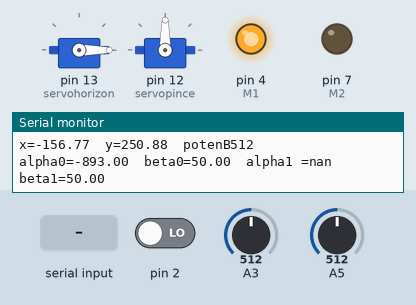
Recording of a sketch running on a simulated Arduino Uno, built with avr-gcc and run on an emulated ATmega328P. On the bench: 2 × servo, output pins drawn as LEDs (lit = HIGH), the last lines printed to the serial monitor. The inputs (shaded band) are chosen by the test bench; at power-on: A5 = 512, A3 = 512, pin 2 LOW.

Above: at 1.2 s.
1.3 s: "a" received over the second serial link
At 1.8 s:
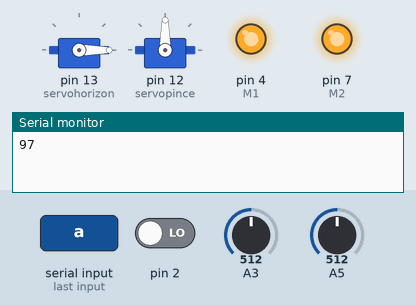
2.9 s: "i" received over the second serial link
At 4.1 s:
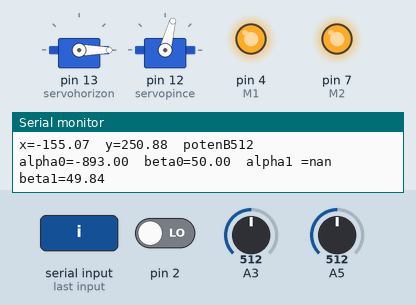
4.4 s: "b" received over the second serial link
At 6.8 s:
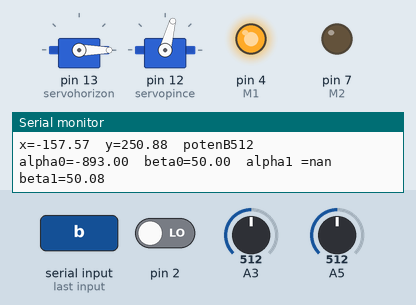
7.4 s: A5 set to 552
10.4 s: A5 set to 579
13.4 s: A3 set to 106
16.4 s: A3 set to 95
Timing chart, 0 to 19.4 s (numbered marks = the images above; inputs shaded):
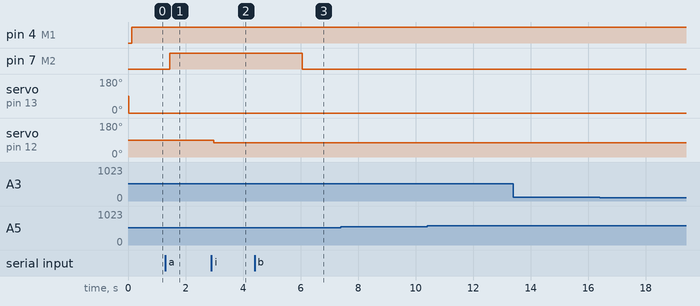

The sketch:

ProgrammeArduinoMIT_2.ino
```cpp
 #include <SoftwareSerial.h>
 #include <Servo.h>
Servo servohorizon;
Servo servopince;

int message = 0;
bool arret = true;
int E1 = 5;
int M1 = 4;
int E2 = 6;
int M2 = 7;
double alpha0;
double beta0;
double alpha1;
double beta1;
double pas = 0.1;
float x = 100;
float y = 100;
int value = 200;
float a = 350;
double pi = 3.141592654;

SoftwareSerial BTSerial (10,11);    // TX : 10    RX: 11

void setup() {

  pinMode (M1, OUTPUT);
  pinMode (M2, OUTPUT);
  servohorizon.attach(13);
  pinMode (13,OUTPUT);
  servopince.attach(12);
  pinMode (12,OUTPUT);


 Serial.begin (9600);
 BTSerial.begin (9600);

  pinMode (2,INPUT);

}

void loop() {


 alpha0 = (-16/7 )* analogRead (A5) + 920/7;
 beta0  = (64/221)* analogRead (A3) + (12752/251);
 alpha1 = (acos(x/(sqrt(x*x + y*y))) + acos((sqrt(x*x + y*y)))/(2*a))*180/pi;
 beta1  = (pi - 2 *acos((sqrt(x*x + y*y))/(2*a)))*180/pi;

 Serial.print ("x=");
 Serial.print (x);
 Serial.print ("  y=");
 Serial.print (y);
 Serial.print ("  potenB");
 Serial.print (analogRead(A3) );
 Serial.print ("   alpha0=");
 Serial.print (alpha0);
 Serial.print ("  beta0=");
 Serial.print (beta0);
 Serial.print ("  alpha1 =");
 Serial.print (alpha1);
 Serial.print ("  beta1=");
 Serial.println (beta1);

  if (BTSerial.available() > 0 ){message = (BTSerial.read());}
  Serial.println (message);

  if (digitalRead (2) == 1) {
     BTSerial.write("1");}
  else {
     BTSerial.write("0");}

if (arret == false){
 switch (message){

case 97: //avant
  x = x + pas;
break;

case 98: //arrière
  x = x - pas;
break;

/*case 99: // droite
break;

case 100: // gauche
break;*/

case 101: // haut
  y = y + pas;
break;

case 102: //bas
  y = y - pas;
break;

/*case 103: //positif
  if (anglServo > 10){
  anglServo = anglServo - pasServo;}
  analogWrite (12,anglServo);
break;

case 104: //negatif
  if (anglServo < 250){
  anglServo = anglServo + pasServo;}
  analogWrite (12,anglServo);
break;*/

case 105: //attrape
  servopince.write(75);
break;

case 106: //lâche
  servopince.write(95);
break;
  }

 if (alpha0 < alpha1){digitalWrite(M1, 0);
                      digitalWrite(E1,value);}        // sortir tige vérin bas
 else{digitalWrite(M1,1);
      digitalWrite(E1,value);}                        //rentrer tige vérin bas

 if (beta0 < beta1){digitalWrite(M2,0);
                    digitalWrite(E2,value);}        //sortir tige vérin haut
 else{digitalWrite(M2,1);
      digitalWrite(E2,value);}                       //rentrer  tige vérin haut

 }

else { x = a*(cos (alpha0*pi/180)- cos ((beta0 + alpha0)*pi/180));
       y = a*(sin(alpha0*pi/180)-sin((beta0 + alpha0)*pi/180));}


if (message != 101 && message != 102 && message != 97 && message != 98){    //couper vérins
digitalWrite(E1,0);
digitalWrite(E2,0);}

servohorizon.write((alpha0 + beta0)*(100/127)-56.7);

if (digitalRead(2) == 1 or message == 107){arret = true;}
else{arret = false;}

  delay(20);
}
```

Measured:
- after the input at 1.3 s, pin 7 (M2): LOW → HIGH after 0.15 s
- after the input at 2.9 s, servo on pin 12 (servopince): 90° → 75° after 0.08 s
- after the input at 4.4 s, pin 7 (M2): HIGH → LOW after 1.7 s
